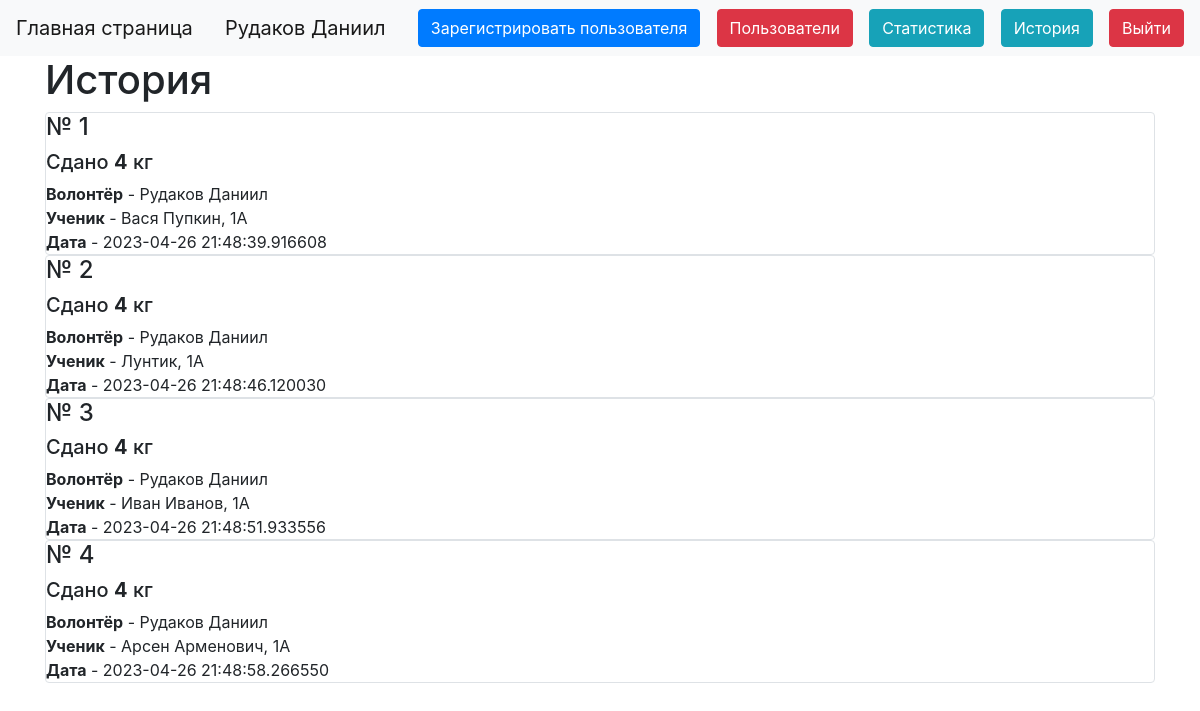
Page /history (signed in) on the earlier database version.
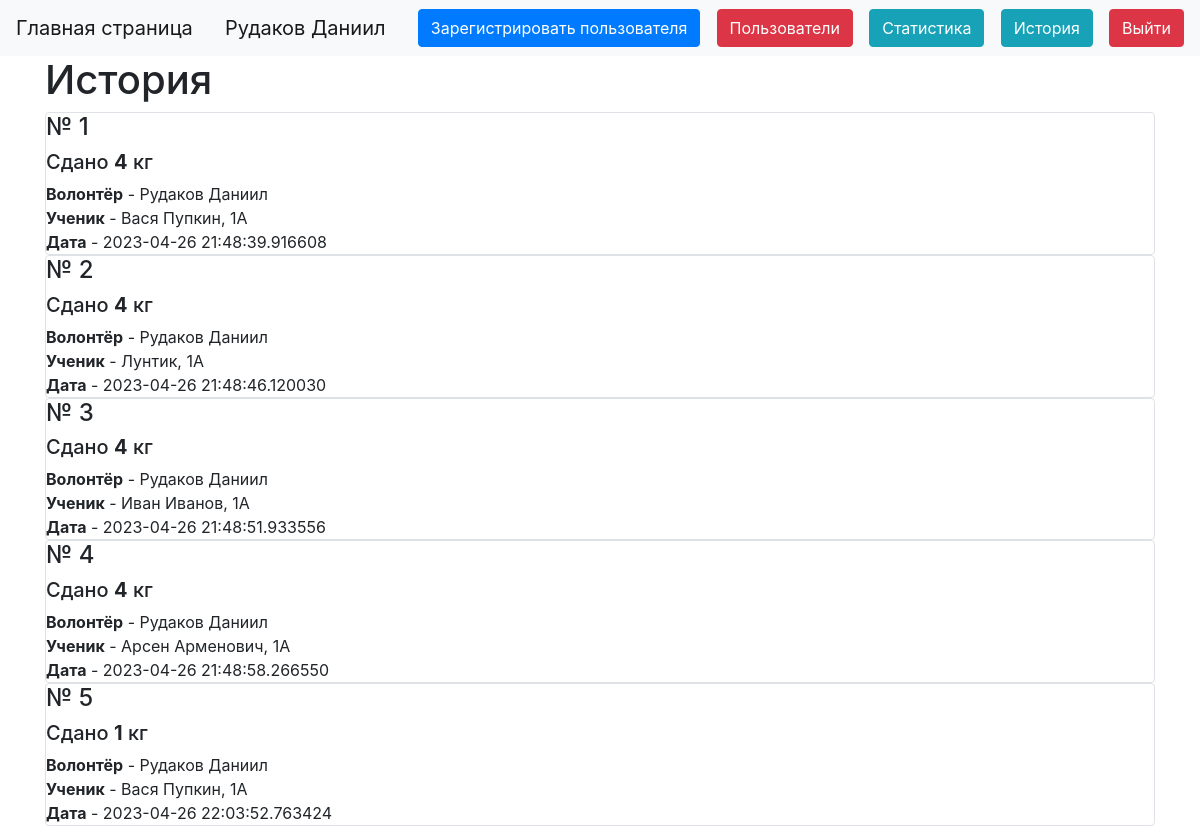
Same page on the later database version.
### data/users.py (models this page shows, shortened)
class User(SqlAlchemyBase, UserMixin):
    __tablename__ = 'users'
    id = sqlalchemy.Column(sqlalchemy.Integer,
                           primary_key=True, autoincrement=True)
    name = sqlalchemy.Column(sqlalchemy.String, nullable=True)
    about = sqlalchemy.Column(sqlalchemy.String, nullable=True)
    email = sqlalchemy.Column(sqlalchemy.String,
                              index=True, unique=True, nullable=True)
    hashed_password = sqlalchemy.Column(sqlalchemy.String, nullable=True)
    is_admin = sqlalchemy.Column(sqlalchemy.Boolean)
    got = sqlalchemy.Column(sqlalchemy.Integer, default=0)
    got_pupils = sqlalchemy.Column(sqlalchemy.Integer, default=0)
    kilograms = orm.relationship("Kilograms", back_populates='user')

### data/kilograms.py (models this page shows)
class Kilograms(SqlAlchemyBase):
    __tablename__ = 'kilograms'
    id = sqlalchemy.Column(sqlalchemy.Integer,
                           primary_key=True, autoincrement=True)
    value = sqlalchemy.Column(sqlalchemy.Integer)
    created_date = sqlalchemy.Column(sqlalchemy.DateTime,
                                     default=datetime.datetime.now)
    user_id = sqlalchemy.Column(sqlalchemy.Integer,
                                sqlalchemy.ForeignKey("users.id"))
    pupil_id = sqlalchemy.Column(sqlalchemy.Integer, sqlalchemy.ForeignKey("Pupils.id"))
    user = orm.relationship('User')
    pupil = orm.relationship("Pupils")

### data/Pupils.py (models this page shows)
class Pupils(SqlAlchemyBase):
    __tablename__ = 'Pupils'
    id = sqlalchemy.Column(sqlalchemy.Integer, autoincrement=True, primary_key=True)
    name = sqlalchemy.Column(sqlalchemy.String)
    value = sqlalchemy.Column(sqlalchemy.Integer, default=0)
    grade = sqlalchemy.Column(sqlalchemy.String)
    kilo = orm.relationship("Kilograms", back_populates="pupil")

### server.py (the view)
@app.route("/history")
def history():
    db_sess = db_session.create_session()
    kilo = db_sess.query(Kilograms)
    return render_template("history.html", kilo=kilo)

### data/db_session.py (called while the page is built)
def create_session() -> Session:
    global __factory
    return __factory()

### server.py (called while the page is built)
@login_manager.user_loader
def load_user(user_id):
    db_sess = db_session.create_session()
    return db_sess.query(User).get(user_id)

### templates/history.html
{% extends "base.html" %}
{% block content %}
{% if current_user.is_authenticated %}
<h1 xmlns="http://www.w3.org/1999/html">История</h1>
{% for item in kilo%}
<div class="col-md6 border rounded">
    <h4>№ {{item.id}}</h4>
    <h5>
        Сдано <b>{{item.value}}</b> кг
    </h5>
    <div>
        <b>Волонтёр</b> - {{item.user.name}}</br>
        <b>Ученик</b> - {{item.pupil.name}}, {{item.pupil.grade}}</br>
        <b>Дата</b> - {{item.created_date}}
    </div>
</div>
{% endfor %}
{% endif %}
{% endblock %}

### templates/base.html (shortened to what this page needs)
<!doctype html>
<html lang="en">
<head>
    <link rel="stylesheet"
          href="https://stackpath.bootstrapcdn.com/bootstrap/4.4.1/css/bootstrap.min.css"
>
</head>
<body>
<header>
    <nav class="navbar navbar-light bg-light">
        <a class="navbar-brand" href="/">Главная страница</a>
        {% if current_user.is_authenticated %}
        <a class="navbar-brand" href="">{{ current_user.name }}</a>
        {% if current_user.is_admin %}
        <a class="btn btn-primary " href="/register">Зарегистрировать пользователя</a>
        <a class="btn btn-danger" href="/users">Пользователи</a>
        <a class="btn btn-info" href="/stats">Статистика</a>
        {% endif %}
        <a class="btn btn-info" href="/history">История</a>
        <a class="btn btn-danger" href="/logout">Выйти</a>
        {% else %}
        <p>
            <a class="btn btn-success" href="/login">Войти</a>
        </p>
        {% endif %}
    </nav>
</header>
<main role="main" class="container">
    {% block content %}{% endblock %}
</main>
</body>
</html>

Differences in the rows shown:
added Kilograms: id "5", value "1", user.name "Рудаков Даниил", pupil.name "Вася Пупкин", pupil.grade "1А", created_date "2023-04-26 22:03:52.763424"
